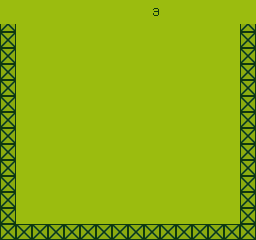

The image is a tile-based game level rendered from a .tmx file. Its description and complete source (layers, tilesets, objects, tile grids) follow:
An orthogonal 32x30 tile map with 8x8 px tiles, 1 tile layer (Tile Layer 1).

<map version="1.10" tiledversion="1.11.2" orientation="orthogonal" renderorder="right-down" width="32" height="30" tilewidth="8" tileheight="8" infinite="0" nextlayerid="3" nextobjectid="5">
 <editorsettings>
  <export format="csv" />
 </editorsettings>
 <tileset firstgid="1" source="Char rom.tsx" />
 <layer id="1" name="Tile Layer 1" width="32" height="30">
  <data encoding="csv">
396,397,397,397,397,397,397,397,397,397,397,397,397,397,397,397,397,397,397,397,397,397,397,397,397,397,397,397,397,397,397,398,
412,413,413,413,413,413,413,413,413,413,413,413,413,413,413,413,413,413,413,468,457,461,453,484,413,413,413,413,413,413,413,414,
428,429,429,429,429,429,429,429,429,429,429,429,429,429,429,429,429,429,429,429,429,429,429,429,429,429,429,429,429,429,429,430,
275,276,266,266,265,266,265,266,265,266,265,266,265,266,265,266,265,266,265,266,265,266,265,266,265,266,265,266,265,266,275,276,
259,260,281,282,281,282,281,282,281,282,281,282,281,282,281,282,281,282,281,282,281,282,281,282,281,282,281,282,281,282,259,260,
275,276,265,266,265,266,265,266,265,266,265,266,265,266,265,266,265,266,265,266,265,266,265,266,265,266,265,266,265,266,275,276,
259,260,281,282,281,282,281,282,281,282,281,282,281,282,281,282,281,282,281,282,281,282,281,282,281,282,281,282,281,282,259,260,
275,276,265,266,265,266,265,266,265,266,265,266,265,266,265,266,265,266,265,266,265,266,265,266,265,266,265,266,265,266,275,276,
259,260,281,282,281,282,281,282,281,282,281,282,281,282,281,282,281,282,281,282,281,282,281,282,281,282,281,282,281,282,259,260,
275,276,265,266,265,266,266,266,265,266,265,266,265,266,265,266,265,266,265,266,265,266,265,266,265,266,265,266,265,266,275,276,
259,260,281,282,281,282,281,282,281,266,281,282,281,282,281,282,281,282,281,282,281,282,281,282,281,282,281,282,281,282,259,260,
275,276,265,266,265,266,265,266,265,266,265,266,266,266,266,266,265,266,265,266,265,266,265,266,265,266,265,266,265,266,275,276,
259,260,281,282,281,282,281,282,281,282,281,282,281,282,281,266,266,266,281,282,281,282,281,282,281,282,281,282,281,282,259,260,
275,276,265,266,265,266,265,266,265,266,265,266,265,266,265,266,265,266,266,266,265,266,265,266,265,266,265,266,265,266,275,276,
259,260,281,282,281,282,281,282,281,282,281,282,281,282,281,282,281,282,266,282,281,282,281,282,281,282,281,282,281,282,259,260,
275,276,265,266,265,266,265,266,265,266,265,266,265,266,265,266,265,266,265,266,265,266,265,266,265,266,265,266,265,266,275,276,
259,260,281,282,281,282,281,282,281,282,281,282,281,282,281,282,281,282,281,282,281,282,281,282,281,282,281,282,281,282,259,260,
275,276,265,266,265,266,265,266,265,266,265,266,265,266,265,266,265,266,265,266,265,266,265,266,265,266,265,266,265,266,275,276,
259,260,281,282,281,282,281,282,281,282,281,282,281,282,281,282,281,282,281,282,281,282,281,282,281,282,281,282,281,282,259,260,
275,276,265,266,265,266,265,266,265,266,265,266,265,266,265,266,265,266,265,266,265,266,265,266,265,266,265,266,265,266,275,276,
259,260,281,282,281,282,281,282,281,282,281,282,281,282,281,282,281,282,281,282,281,282,281,282,281,282,281,282,281,282,259,260,
275,276,265,266,265,266,265,266,265,266,265,266,265,266,265,266,265,266,265,266,265,266,265,266,265,266,265,266,265,266,275,276,
259,260,281,282,281,282,281,282,281,282,281,282,281,282,281,282,281,282,281,282,281,282,281,282,281,282,281,282,281,282,259,260,
275,276,265,266,265,266,265,266,265,266,265,266,265,266,265,266,265,266,265,266,265,266,265,266,265,266,265,266,265,266,275,276,
259,260,281,282,281,282,281,282,281,282,281,282,281,282,281,282,281,282,281,282,281,282,281,282,281,282,281,282,281,282,259,260,
275,276,265,266,265,266,265,266,265,266,265,266,265,266,265,266,265,266,265,266,265,266,265,266,265,266,265,266,265,266,275,276,
259,260,281,282,281,282,281,282,281,282,281,282,281,282,281,282,281,282,281,282,281,282,281,282,281,282,281,282,281,282,259,260,
275,276,265,266,265,266,265,266,265,266,265,266,265,266,265,266,265,266,265,266,265,266,265,266,265,266,265,266,265,266,275,276,
259,260,259,260,259,260,259,260,259,260,259,260,259,260,259,260,259,260,259,260,259,260,259,260,259,260,259,260,259,260,259,260,
275,276,275,276,275,276,275,276,275,276,275,276,275,276,275,276,275,276,275,276,275,276,275,276,275,276,275,276,275,276,275,276
</data>
 </layer>
</map>